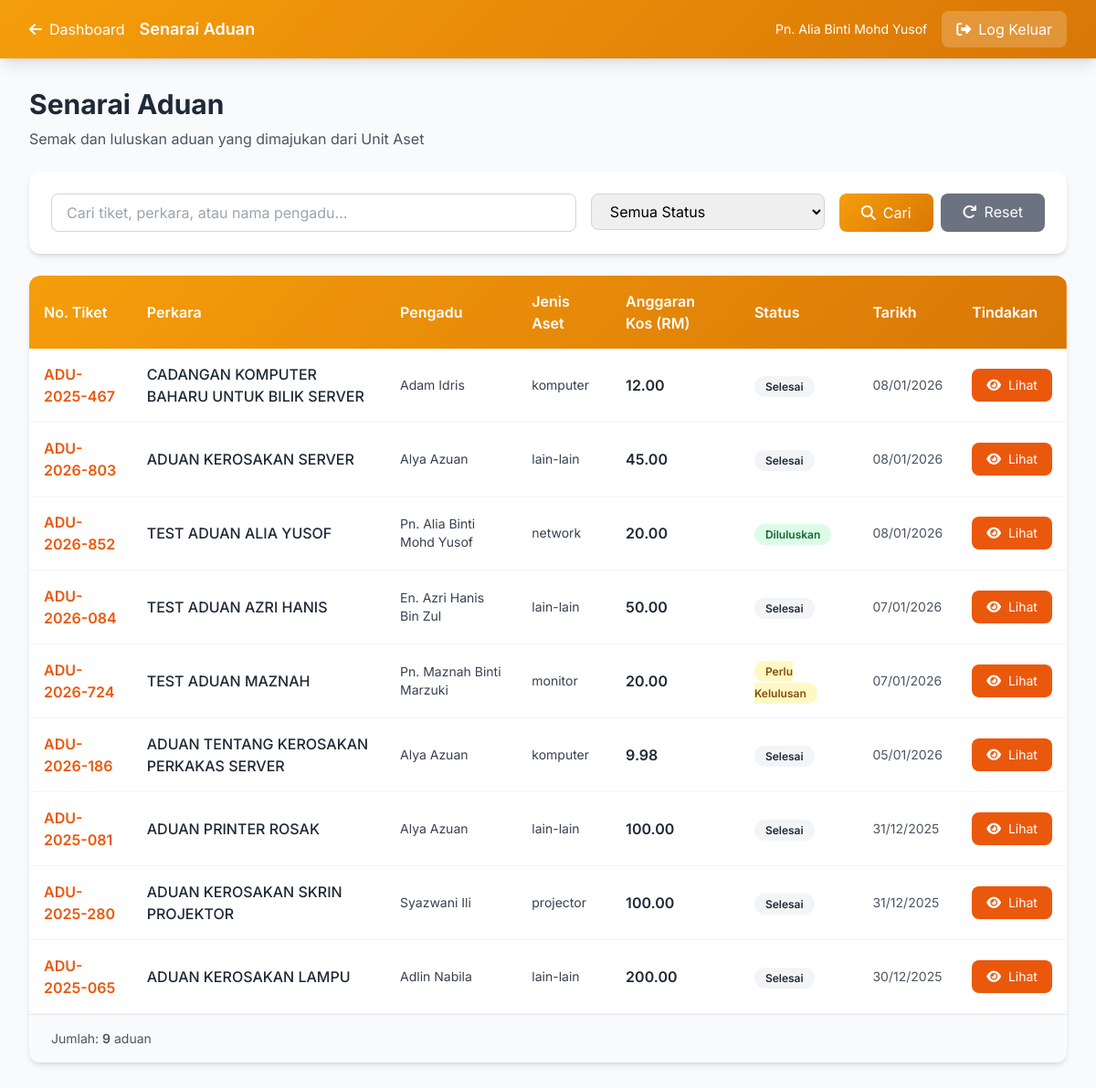
/admin/bahagian-pentadbiran-kewangan/complaints.php (signed in), run on the app's committed database.
### tables this page shows
CREATE TABLE `complaints` (
  `id` int NOT NULL,
  `ticket_number` varchar(50) NOT NULL,
  `jenis` enum('aduan','cadangan') NOT NULL,
  `perkara` varchar(500) NOT NULL,
  `keterangan` text NOT NULL,
  `user_id` int DEFAULT NULL,
  `nama_pengadu` varchar(255) NOT NULL,
  `alamat` text,
  `no_telefon` varchar(50) DEFAULT NULL,
  `poskod` varchar(10) DEFAULT NULL,
  `jawatan` varchar(255) DEFAULT NULL,
  `bahagian` varchar(255) DEFAULT NULL,
  `tingkat` varchar(50) DEFAULT NULL,
  `email` varchar(255) NOT NULL,
  `no_sambungan` varchar(50) DEFAULT NULL,
  `jenis_aset` varchar(100) DEFAULT NULL,
  `no_pendaftaran_aset` varchar(100) DEFAULT NULL,
  `pengguna_akhir` varchar(255) DEFAULT NULL,
  `tarikh_kerosakan` date DEFAULT NULL,
  `perihal_kerosakan` varchar(255) DEFAULT NULL,
  `perihal_kerosakan_value` varchar(100) DEFAULT NULL,
  `officer_id` int DEFAULT NULL,
  `pegawai_penerima` varchar(255) DEFAULT NULL,
  `status` enum('pending','dalam_pemeriksaan','sedang_dibaiki','selesai','dibatalkan') DEFAULT 'pending',
  `workflow_status` enum('baru','disahkan_unit_aduan','dimajukan_unit_aset','dalam_semakan_unit_aset','dimajukan_pegawai_pelulus','diluluskan','ditolak','dimajukan_unit_it','selesai') DEFAULT 'baru',
  `unit_aduan_verified_by` int DEFAULT NULL,
  `priority` enum('rendah','sederhana','tinggi','kritikal') DEFAULT 'sederhana',
  `progress` int DEFAULT '0',
  `rating` enum('cemerlang','baik','memuaskan','tidak_memuaskan') DEFAULT NULL,
  `feedback_comment` text,
  `created_at` timestamp NOT NULL DEFAULT CURRENT_TIMESTAMP,
  `updated_at` timestamp NOT NULL DEFAULT CURRENT_TIMESTAMP ON UPDATE CURRENT_TIMESTAMP,
  `completed_at` timestamp NULL DEFAULT NULL,
  `unit_aduan_verified_at` datetime DEFAULT NULL,
  `dimajukan_ke` int DEFAULT NULL COMMENT 'Unit Aset Officer ID',
  `tindakan_susulan` text,
  `tindakan_kesimpulan` text,
  `unit_aset_officer_id` int DEFAULT NULL,
  `unit_aset_reviewed_at` datetime DEFAULT NULL,
  `pegawai_pelulus_id` int DEFAULT NULL,
  `pegawai_pelulus_reviewed_at` datetime DEFAULT NULL,
  `pegawai_pelulus_status` enum('diluluskan','ditolak','pending') DEFAULT 'pending',
  `unit_aset_processed_by` int DEFAULT NULL COMMENT 'User ID who processed in Unit Aset',
  `unit_aset_processed_at` datetime DEFAULT NULL COMMENT 'When Unit Aset processed',
  `approval_officer_id` int DEFAULT NULL COMMENT 'Approval officer for this complaint',
  `unit_it_officer_id` int DEFAULT NULL COMMENT 'Unit IT officer assigned to execute the work',
  `unit_it_assigned_at` datetime DEFAULT NULL COMMENT 'When Unit IT was assigned',
  `unit_it_completed_by` int DEFAULT NULL COMMENT 'User ID who completed in Unit IT',
  `unit_it_completed_at` datetime DEFAULT NULL COMMENT 'When Unit IT completed the work'
);

CREATE TABLE `borang_kerosakan_aset` (
  `id` int NOT NULL,
  `complaint_id` int NOT NULL,
  `jenis_aset` varchar(100) DEFAULT NULL,
  `no_siri_pendaftaran_aset` varchar(100) DEFAULT NULL,
  `pengguna_terakhir` varchar(255) DEFAULT NULL,
  `tarikh_kerosakan` date DEFAULT NULL,
  `perihal_kerosakan` varchar(255) DEFAULT NULL,
  `nama_jawatan_pengadu` varchar(255) DEFAULT NULL,
  `tarikh_pengadu` date DEFAULT NULL,
  `jumlah_kos_penyelenggaraan_terdahulu` decimal(10,2) DEFAULT '0.00',
  `anggaran_kos_penyelenggaraan` decimal(10,2) DEFAULT '0.00',
  `nama_jawatan_pegawai_aset` varchar(255) DEFAULT NULL,
  `tarikh_pegawai_aset` date DEFAULT NULL,
  `syor_ulasan` text,
  `keputusan_status` enum('diluluskan','ditolak','pending') DEFAULT 'pending',
  `keputusan_ulasan` text,
  `keputusan_nama` varchar(255) DEFAULT NULL,
  `keputusan_jawatan` varchar(255) DEFAULT NULL,
  `keputusan_tarikh` date DEFAULT NULL,
  `tandatangan_dijana_komputer` tinyint(1) DEFAULT '1',
  `created_at` timestamp NULL DEFAULT CURRENT_TIMESTAMP,
  `updated_at` timestamp NULL DEFAULT CURRENT_TIMESTAMP ON UPDATE CURRENT_TIMESTAMP
);

### config/config.php (called while the page is built, shortened)
<?php
function isLoggedIn() {
    return isset($_SESSION['user_id']) && !empty($_SESSION['user_id']);
}
function getUser() {
    return [
        'id' => $_SESSION['user_id'] ?? null,
        'nama' => $_SESSION['nama'] ?? null,
        'email' => $_SESSION['email'] ?? null,
        'role' => $_SESSION['role'] ?? 'user',
        'active_role' => $_SESSION['active_role'] ?? $_SESSION['role'] ?? 'user'
    ];
}

### admin/bahagian-pentadbiran-kewangan/complaints.php (the view, shortened to what this page needs)
<?php
require_once __DIR__ . '/../../config/config.php';
$db = getDB();
$status_filter = $_GET['status'] ?? 'all';
$search = $_GET['search'] ?? '';
$query = "
    SELECT c.*,
           u_unit_aset.nama_penuh as unit_aset_officer_name,
           bka.anggaran_kos_penyelenggaraan,
           bka.keputusan_status,
           bka.keputusan_tarikh
    FROM complaints c
    LEFT JOIN users u_unit_aset ON c.unit_aset_processed_by = u_unit_aset.id
    LEFT JOIN borang_kerosakan_aset bka ON c.id = bka.complaint_id
    WHERE c.workflow_status IN ('dimajukan_pegawai_pelulus', 'diluluskan', 'ditolak', 'selesai')
";
$params = [];
$query .= " ORDER BY c.updated_at DESC";
$stmt = $db->prepare($query);
$stmt->execute($params);
$complaints = $stmt->fetchAll();
$user = getUser();
?>
<!DOCTYPE html>
<html lang="ms">
<head>
    <script src="https://cdn.tailwindcss.com"></script>
    <link href="https://cdnjs.cloudflare.com/ajax/libs/font-awesome/6.4.0/css/all.min.css" rel="stylesheet">
</head>
<body class="bg-gray-50">
    <nav class="gradient-bg text-white shadow-lg">
        <div class="max-w-7xl mx-auto px-4 sm:px-6 lg:px-8">
            <div class="flex justify-between items-center h-16">
                <div class="flex items-center space-x-4">
                    <a href="index.php" class="flex items-center space-x-2 hover:opacity-80">
                        <i class="fas fa-arrow-left"></i>
                        <span>Dashboard</span>
                    </a>
                    <span class="font-semibold text-lg">Senarai Aduan</span>
                </div>
                <div class="flex items-center space-x-4">
                    <span class="text-sm"><?php echo htmlspecialchars($user['nama']); ?></span>
                    <a href="../../api/logout.php" class="px-4 py-2 bg-white bg-opacity-20 rounded-lg hover:bg-opacity-30 transition">
                        <i class="fas fa-sign-out-alt mr-2"></i>Log Keluar
                    </a>
                </div>
            </div>
        </div>
    </nav>
    <div class="max-w-7xl mx-auto px-4 sm:px-6 lg:px-8 py-8">
        <div class="mb-6">
            <h1 class="text-3xl font-bold text-gray-800">Senarai Aduan</h1>
            <p class="text-gray-600 mt-2">Semak dan luluskan aduan yang dimajukan dari Unit Aset</p>
        </div>
        <div class="bg-white rounded-xl shadow-md p-6 mb-6">
            <form method="GET" class="flex flex-col md:flex-row gap-4">
                <div class="flex-1">
                    <input type="text" name="search" value="<?php echo htmlspecialchars($search); ?>"
                           placeholder="Cari tiket, perkara, atau nama pengadu..."
                           class="w-full px-4 py-2 border border-gray-300 rounded-lg focus:ring-2 focus:ring-orange-500">
                </div>
                <div class="w-full md:w-64">
                    <select name="status" class="w-full px-4 py-2 border border-gray-300 rounded-lg focus:ring-2 focus:ring-orange-500">
                        <option value="all" <?php echo $status_filter === 'all' ? 'selected' : ''; ?>>Semua Status</option>
                    </select>
                </div>
                <div class="flex gap-2">
                    <button type="submit" class="px-6 py-2 gradient-bg text-white rounded-lg hover:opacity-90 transition">
                        <i class="fas fa-search mr-2"></i>Cari
                    </button>
                    <a href="complaints.php" class="px-6 py-2 bg-gray-500 text-white rounded-lg hover:bg-gray-600 transition">
                        <i class="fas fa-redo mr-2"></i>Reset
                    </a>
                </div>
            </form>
        </div>
        <div class="bg-white rounded-xl shadow-md overflow-hidden">
            <div class="overflow-x-auto">
                <table class="w-full">
                    <thead class="gradient-bg text-white">
                        <tr>
                            <th class="text-left py-4 px-4 font-semibold">No. Tiket</th>
                            <th class="text-left py-4 px-4 font-semibold">Perkara</th>
                            <th class="text-left py-4 px-4 font-semibold">Pengadu</th>
                            <th class="text-left py-4 px-4 font-semibold">Jenis Aset</th>
                            <th class="text-left py-4 px-4 font-semibold">Anggaran Kos (RM)</th>
                            <th class="text-left py-4 px-4 font-semibold">Status</th>
                            <th class="text-left py-4 px-4 font-semibold">Tarikh</th>
                            <th class="text-left py-4 px-4 font-semibold">Tindakan</th>
                        </tr>
                    </thead>
                    <tbody>
                        <?php if (empty($complaints)): ?>
                        <tr>
                            <td colspan="8" class="text-center py-12 text-gray-500">
                                <i class="fas fa-inbox text-5xl mb-3 text-gray-400"></i>
                                <p class="text-lg">Tiada aduan dijumpai</p>
                            </td>
                        </tr>
                        <?php else: ?>
                        <?php foreach ($complaints as $complaint): ?>
                        <tr class="border-b border-gray-100 hover:bg-orange-50 transition">
                            <td class="py-4 px-4">
                                <span class="font-semibold text-orange-600"><?php echo htmlspecialchars($complaint['ticket_number']); ?></span>
                            </td>
                            <td class="py-4 px-4">
                                <p class="font-medium text-gray-800"><?php echo htmlspecialchars(substr($complaint['perkara'], 0, 60)); ?><?php echo strlen($complaint['perkara']) > 60 ? '...' : ''; ?></p>
                            </td>
                            <td class="py-4 px-4 text-sm text-gray-700">
                                <?php echo htmlspecialchars($complaint['nama_pengadu']); ?>
                            </td>
                            <td class="py-4 px-4 text-sm text-gray-700">
                                <?php echo htmlspecialchars($complaint['jenis_aset'] ?? '-'); ?>
                            </td>
                            <td class="py-4 px-4">
                                <?php
                                if (!empty($complaint['anggaran_kos_penyelenggaraan'])) {
                                    echo '<span class="font-semibold text-gray-800">' . number_format($complaint['anggaran_kos_penyelenggaraan'], 2) . '</span>';
                                } else {
                                    echo '<span class="text-gray-400">-</span>';
                                }
                                ?>
                            </td>
                            <td class="py-4 px-4">
                                <?php
                                $workflow_colors = [
                                    'dimajukan_pegawai_pelulus' => 'bg-yellow-100 text-yellow-800',
                                    'diluluskan' => 'bg-green-100 text-green-800',
                                    'ditolak' => 'bg-red-100 text-red-800',
                                    'selesai' => 'bg-gray-100 text-gray-800'
                                ];
                                $workflow_labels = [
                                    'dimajukan_pegawai_pelulus' => 'Perlu Kelulusan',
                                    'diluluskan' => 'Diluluskan',
                                    'ditolak' => 'Ditolak',
                                    'selesai' => 'Selesai'
                                ];
                                $color = $workflow_colors[$complaint['workflow_status']] ?? 'bg-gray-100 text-gray-800';
                                $label = $workflow_labels[$complaint['workflow_status']] ?? $complaint['workflow_status'];
                                ?>
                                <span class="px-3 py-1 rounded-full text-xs font-semibold <?php echo $color; ?>">
                                    <?php echo $label; ?>
                                </span>
                            </td>
                            <td class="py-4 px-4 text-sm text-gray-600">
                                <?php echo date('d/m/Y', strtotime($complaint['updated_at'])); ?>
                            </td>
                            <td class="py-4 px-4">
                                <a href="view_complaint.php?id=<?php echo $complaint['id']; ?>"
                                   class="inline-flex items-center px-4 py-2 bg-orange-600 text-white rounded-lg hover:bg-orange-700 transition text-sm">
                                    <i class="fas fa-eye mr-2"></i>Lihat
                                </a>
                            </td>
                        </tr>
                        <?php endforeach; ?>
                        <?php endif; ?>
                    </tbody>
                </table>
            </div>
            <?php if (!empty($complaints)): ?>
            <div class="px-6 py-4 bg-gray-50 border-t border-gray-200">
                <p class="text-sm text-gray-600">
                    Jumlah: <span class="font-semibold"><?php echo count($complaints); ?></span> aduan
                </p>
            </div>
            <?php endif; ?>
        </div>
    </div>
</body>
</html>

### admin/bahagian-pentadbiran-kewangan/complaints.php (style rules this page uses)
* { font-family: 'Inter', sans-serif; }
.gradient-bg { background: linear-gradient(135deg, #f59e0b 0%, #d97706 100%); }

### data on the page
complaints: nama_pengadu "Pn. Alia Binti Mohd Yusof", ticket_number "ADU-2026-852", perkara "TEST ADUAN ALIA YUSOF", jenis_aset "network", borang_kerosakan_aset.anggaran_kos_penyelenggaraan "20.00", workflow_status "Diluluskan", updated_at "08/01/2026"
complaints: ticket_number "ADU-2025-467", perkara "CADANGAN KOMPUTER BAHARU UNTUK BILIK SERVER", nama_pengadu "Adam Idris", jenis_aset "komputer", borang_kerosakan_aset.anggaran_kos_penyelenggaraan "12.00", workflow_status "Selesai", updated_at "08/01/2026"
complaints: ticket_number "ADU-2026-803", perkara "ADUAN KEROSAKAN SERVER", nama_pengadu "Alya Azuan", jenis_aset "lain-lain", borang_kerosakan_aset.anggaran_kos_penyelenggaraan "45.00", workflow_status "Selesai", updated_at "08/01/2026"
complaints: ticket_number "ADU-2026-084", perkara "TEST ADUAN AZRI HANIS", nama_pengadu "En. Azri Hanis Bin Zul", jenis_aset "lain-lain", borang_kerosakan_aset.anggaran_kos_penyelenggaraan "50.00", workflow_status "Selesai", updated_at "07/01/2026"
complaints: ticket_number "ADU-2026-724", perkara "TEST ADUAN MAZNAH", nama_pengadu "Pn. Maznah Binti Marzuki", jenis_aset "monitor", borang_kerosakan_aset.anggaran_kos_penyelenggaraan "20.00", workflow_status "Perlu Kelulusan", updated_at "07/01/2026"
complaints: ticket_number "ADU-2026-186", perkara "ADUAN TENTANG KEROSAKAN PERKAKAS SERVER", nama_pengadu "Alya Azuan", jenis_aset "komputer", borang_kerosakan_aset.anggaran_kos_penyelenggaraan "9.98", workflow_status "Selesai", updated_at "05/01/2026"
complaints: ticket_number "ADU-2025-081", perkara "ADUAN PRINTER ROSAK", nama_pengadu "Alya Azuan", jenis_aset "lain-lain", borang_kerosakan_aset.anggaran_kos_penyelenggaraan "100.00", workflow_status "Selesai", updated_at "31/12/2025"
complaints: ticket_number "ADU-2025-280", perkara "ADUAN KEROSAKAN SKRIN PROJEKTOR", nama_pengadu "Syazwani Ili", jenis_aset "projector", borang_kerosakan_aset.anggaran_kos_penyelenggaraan "100.00", workflow_status "Selesai", updated_at "31/12/2025"
complaints: ticket_number "ADU-2025-065", perkara "ADUAN KEROSAKAN LAMPU", nama_pengadu "Adlin Nabila", jenis_aset "lain-lain", borang_kerosakan_aset.anggaran_kos_penyelenggaraan "200.00", workflow_status "Selesai", updated_at "30/12/2025"

### other printed values
count($complaints) "9"
